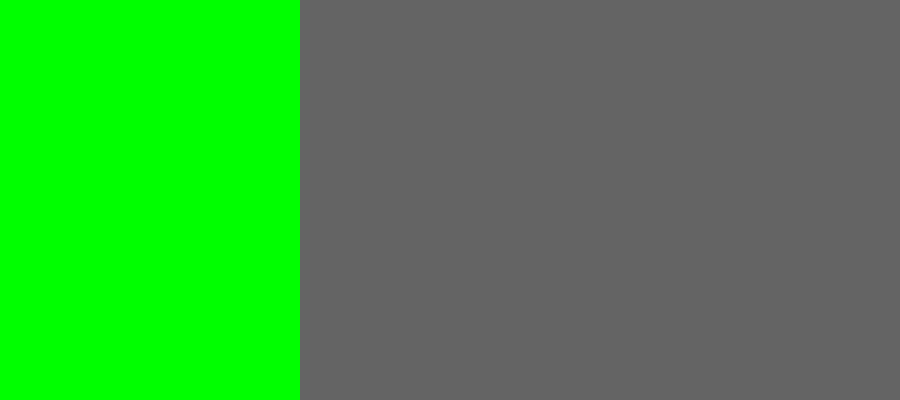
Frame 1 (no input)
Frame 60 (the mouse pressed at the canvas centre just before this capture): identical to frame 1, image omitted
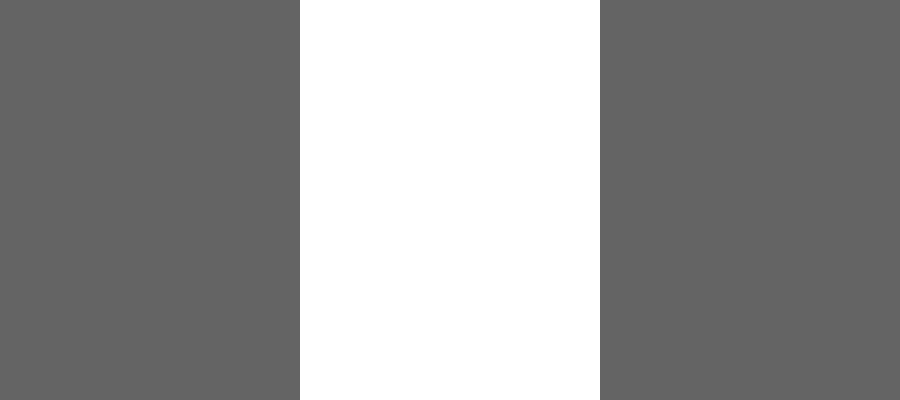
Frame 120 (the mouse held since frame 60 and released just before this capture)

The Processing sketch that drew these frames (run headless with seeded random() and noise(); from frame 60 on, the mouse is pressed at the canvas centre):

// Processing sketch: terzo
// ── terzo.pde
int posX = 0;

void setup() {
  size(900, 400);
  noStroke();
  fill(0);
}

void draw() {
  background(100);

  if (mouseX < 300) {
    posX = 0;
    fill(0, 255, 0); // green

  }
  else if (mouseX < 600) {
    posX = 300;
    fill(255); // white
  }
  else {
    posX = 600;
    fill(255, 0, 0); // red
  }

  rect(posX, 0, 300, 400);
}
